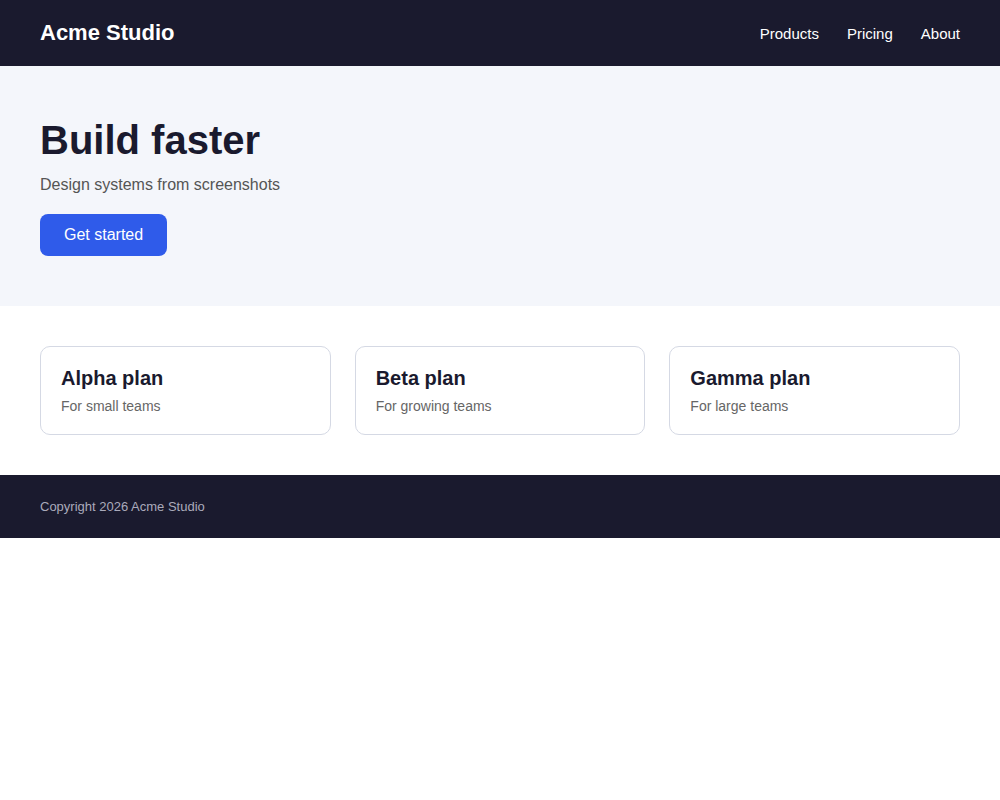
#> input picture tests/fixtures/landing.png, 1000 x 800 px
$ python -i segment.py   (imports and definitions only)
#> lines starting #> are read from the running program, lines starting #| are printed output that depends on the picture; after the words box and inside, x2 and y2 are one past the last pixel; in counts of white or black regions, pixels touching at a corner belong together
"""S1 region segmentation (classical CV): recursive container decomposition on flat-colour interfaces.

Method: at each level, estimate the local background, threshold differing pixels, close horizontally to group
glyphs into words/lines, take connected components, then classify each as a fill container, a framed container,
an image-like region, or a leaf. Containers are decomposed recursively with their own background. Everything
produced here is *measured* geometry; roles and layout are inferred later (S5).
"""
from __future__ import annotations

from dataclasses import dataclass, field
from typing import Any

import cv2
import numpy as np

T_DIFF = 24  # strong difference: ink, borders
T_LOW = 6    # weak difference: large flat regions that only slightly differ from their surroundings
MAX_DEPTH = 7


@dataclass
class Node:
    x: int
    y: int
    w: int
    h: int
    kind: str  # container | group | leaf | image
    fill: tuple[int, int, int]  # background colour *inside* this node (container) or dominant colour (leaf)
    border_w: int = 0
    border_rgb: tuple[int, int, int] | None = None
    radius: float = 0.0
    children: list["Node"] = field(default_factory=list)
    rid: str = ""
    reading: dict[str, Any] | None = None  # reported OCR reading {value, conf}
    notes: dict[str, Any] = field(default_factory=dict)

    @property
    def rect(self) -> tuple[int, int, int, int]:
        return self.x, self.y, self.w, self.h

    # [4 lines left out: function walk, not called in this run]


def _rgb(v: Any) -> tuple[int, int, int]:
    return int(v[0]), int(v[1]), int(v[2])


def dist(a: tuple[int, int, int], b: tuple[int, int, int]) -> int:
    return max(abs(a[0] - b[0]), abs(a[1] - b[1]), abs(a[2] - b[2]))


def dominant(region: np.ndarray) -> tuple[tuple[int, int, int], float]:
    """Most frequent exact colour of ``region`` and its pixel fraction."""
    flat = region.reshape(-1, 3).astype(np.uint32)
    key = (flat[:, 0] << 16) | (flat[:, 1] << 8) | flat[:, 2]
    vals, counts = np.unique(key, return_counts=True)
    i = int(counts.argmax())
    v = int(vals[i])
    return ((v >> 16) & 255, (v >> 8) & 255, v & 255), float(counts[i]) / flat.shape[0]


def colorfulness(region: np.ndarray) -> int:
    q = (region.reshape(-1, 3) >> 4).astype(np.uint32)
    return int(np.unique((q[:, 0] << 8) | (q[:, 1] << 4) | q[:, 2]).size)


# [4 lines left out: function unique_colors, not called in this run]


def _detect_border(region: np.ndarray, fill: tuple[int, int, int]) -> tuple[int, tuple[int, int, int] | None]:
    h, w = region.shape[:2]
    if h < 8 or w < 8:
        return 0, None
    mid_x = slice(w // 4, 3 * w // 4)
    c, frac = dominant(region[0, mid_x].reshape(1, -1, 3))
    if frac < 0.9 or dist(c, fill) <= T_LOW:
        return 0, None
    bottom, _ = dominant(region[h - 1, mid_x].reshape(1, -1, 3))
    left, _ = dominant(region[h // 4 : 3 * h // 4, 0].reshape(1, -1, 3))
    if dist(bottom, c) > 6 or dist(left, c) > 6:
        return 0, None
    b = 1
    while b < min(6, h // 4) and dist(_rgb(np.median(region[b, mid_x], axis=0)), c) <= 6:
        b += 1
    return b, c


def _radius(region: np.ndarray, target: tuple[int, int, int], outside: tuple[int, int, int]) -> float:
    """Corner radius from where the diagonal first leaves the outside colour (circle arc: d = r(1 - 1/sqrt2))."""
    h, w = region.shape[:2]
    limit = min(h, w) // 2
    half = max(T_LOW, dist(target, outside) // 2)
    rs = []
    for (sy, sx, dy, dx) in ((0, 0, 1, 1), (0, w - 1, 1, -1), (h - 1, 0, -1, 1), (h - 1, w - 1, -1, -1)):
        d = 0
        while d < limit and dist(_rgb(region[sy + dy * d, sx + dx * d]), outside) < half:
            d += 1
        rs.append(d / 0.2929 if d else 0.0)
    r = float(np.median(rs))
    return round(min(r, limit), 1) if r >= 1.5 else 0.0


def _classify(rgb: np.ndarray, box: tuple[int, int, int, int], bg: tuple[int, int, int], depth: int) -> Node:
    """Classify a non-flat component as a framed container (same colour as its surroundings), an image, or a leaf."""
    x, y, w, h = box
    reg = rgb[y : y + h, x : x + w]
    fill, frac = dominant(reg)
    if w >= 14 and h >= 14 and w * h >= 144 and depth < MAX_DEPTH and dist(fill, bg) <= T_LOW:
        bw, bc = _detect_border(reg, fill)
        if bw:
            return Node(x, y, w, h, "container", fill, bw, bc, _radius(reg, bc, bg))
    if w >= 32 and h >= 32 and frac < 0.45 and (colorfulness(reg) > 64 or unique_colors(reg) > 150):
        return Node(x, y, w, h, "image", fill)
    return Node(x, y, w, h, "leaf", fill)


def _flat_containers(rgb: np.ndarray, rect: tuple[int, int, int, int], sub: np.ndarray, bg: tuple[int, int, int]) -> list[Node]:
    """Large flat-colour regions that differ from the background are containers (sections, cards, buttons)."""
    x0, y0, _, _ = rect
    key = (sub[..., 0].astype(np.uint32) << 16) | (sub[..., 1].astype(np.uint32) << 8) | sub[..., 2].astype(np.uint32)
    vals, counts = np.unique(key, return_counts=True)
    out: list[Node] = []
    for i in np.argsort(-counts)[:24]:
        if counts[i] < 800:
            break
        v = int(vals[i])
        c = ((v >> 16) & 255, (v >> 8) & 255, v & 255)
        if dist(c, bg) <= T_LOW:
            continue
        n, _, st, _ = cv2.connectedComponentsWithStats((key == v).astype(np.uint8), connectivity=8)
        for j in range(1, n):
            cx, cy, cw, ch, area = (int(q) for q in st[j])
            if area >= 800 and cw >= 14 and ch >= 14 and area / (cw * ch) >= 0.4:
                out.append(_with_border(rgb, Node(x0 + cx, y0 + cy, cw, ch, "container", c), bg))
    return out


def _with_border(rgb: np.ndarray, n: Node, bg: tuple[int, int, int]) -> Node:
    """If a uniform ring of a different colour surrounds the flat region, it is the container's border: grow the box and record it."""
    H, W = rgb.shape[:2]
    if n.x < 1 or n.y < 1 or n.x + n.w >= W or n.y + n.h >= H or n.w < 8 or n.h < 8:
        n.radius = _radius(rgb[n.y : n.y + n.h, n.x : n.x + n.w], n.fill, bg)
        return n
    mx = slice(n.x + n.w // 4, n.x + 3 * n.w // 4)
    c, frac = dominant(rgb[n.y - 1, mx].reshape(1, -1, 3))
    bottom, _ = dominant(rgb[n.y + n.h, mx].reshape(1, -1, 3))
    if frac >= 0.9 and dist(c, n.fill) > T_LOW and dist(c, bg) > T_LOW and dist(bottom, c) <= 6:
        b = 1
        while b < 6 and n.y - 1 - b >= 0 and dist(_rgb(np.median(rgb[n.y - 1 - b, mx], axis=0)), c) <= 6:
            b += 1
        n = Node(n.x - b, n.y - b, n.w + 2 * b, n.h + 2 * b, "container", n.fill, b, c, 0.0)
        n.radius = _radius(rgb[n.y : n.y + n.h, n.x : n.x + n.w], c, bg)
        return n
    n.radius = _radius(rgb[n.y : n.y + n.h, n.x : n.x + n.w], n.fill, bg)
    return n


def _merge_glyphs(boxes: list[tuple[int, int, int, int]]) -> list[tuple[int, int, int, int]]:
    """Group glyph-sized components into words/lines: same-line neighbours within ~0.9 glyph heights, and dots/accents above stems."""
    n = len(boxes)
    parent = list(range(n))

    def find(i: int) -> int:
        while parent[i] != i:
            parent[i] = parent[parent[i]]
            i = parent[i]
        return i

    order = sorted(range(n), key=lambda i: boxes[i][0])
    for ai, i in enumerate(order):
        ax, ay, aw, ah = boxes[i]
        for j in order[ai + 1 :]:
            bx, by, bw, bh = boxes[j]
            hmax = max(ah, bh)
            if bx - (ax + aw) > 0.9 * hmax + 3 and bx > ax + aw:
                break  # sorted by x: later boxes are farther away
            gx = max(0, max(ax, bx) - min(ax + aw, bx + bw))
            gy = max(0, max(ay, by) - min(ay + ah, by + bh))
            yo = max(0, min(ay + ah, by + bh) - max(ay, by)) / max(1, min(ah, bh))
            xo = max(0, min(ax + aw, bx + bw) - max(ax, bx)) / max(1, min(aw, bw))
            if (yo >= 0.5 and gx <= 0.9 * hmax + 2) or (xo >= 0.2 and gy <= 0.5 * hmax + 1):
                parent[find(i)] = find(j)
    groups: dict[int, list[int]] = {}
    for i in range(n):
        groups.setdefault(find(i), []).append(i)
    out = []
    for g in groups.values():
        x0 = min(boxes[i][0] for i in g); y0 = min(boxes[i][1] for i in g)
        x1 = max(boxes[i][0] + boxes[i][2] for i in g); y1 = max(boxes[i][1] + boxes[i][3] for i in g)
        out.append((x0, y0, x1 - x0, y1 - y0))
    return out


def _segment_rect(rgb: np.ndarray, rect: tuple[int, int, int, int], bg: tuple[int, int, int], depth: int, corner_r: float = 0.0) -> list[Node]:
    x0, y0, w0, h0 = rect
    if w0 < 3 or h0 < 3:
        return []
    sub = rgb[y0 : y0 + h0, x0 : x0 + w0].copy()
    if corner_r > 0:  # rounded parent: its outside-corner pixels must not become fake children
        k = min(int(corner_r) + 3, h0 // 2, w0 // 2)
        sub[:k, :k] = bg; sub[:k, -k:] = bg; sub[-k:, :k] = bg; sub[-k:, -k:] = bg
    comps: list[Node] = _flat_containers(rgb, rect, sub, bg) if depth < MAX_DEPTH else []
    diff = np.abs(sub.astype(np.int16) - np.array(bg, dtype=np.int16)).max(axis=2)
    # framed containers: strong-difference components whose surroundings share the background colour
    strong = (diff > T_LOW).astype(np.uint8)  # weak threshold: anti-aliased rounded frames must stay connected
    for c in comps:
        strong[c.y - y0 : c.y - y0 + c.h, c.x - x0 : c.x - x0 + c.w] = 0
    n, _, st, _ = cv2.connectedComponentsWithStats(strong, connectivity=8)
    frames: list[Node] = []
    for i in range(1, n):
        cx, cy, cw, ch, area = (int(v) for v in st[i])
        if cw >= 14 and ch >= 14 and area >= 40:
            nd = _classify(rgb, (x0 + cx, y0 + cy, cw, ch), bg, depth)
            if nd.kind == "container":
                frames.append(nd)
    comps += frames
    # glyph-like leaves and images from what is left
    weak = (diff > T_LOW).astype(np.uint8)
    for c in comps:
        weak[c.y - y0 : c.y - y0 + c.h, c.x - x0 : c.x - x0 + c.w] = 0
    n, _, st, _ = cv2.connectedComponentsWithStats(weak, connectivity=8)
    glyphs: list[tuple[int, int, int, int]] = []
    for i in range(1, n):
        cx, cy, cw, ch, area = (int(v) for v in st[i])
        if area < 3:
            continue
        nd = _classify(rgb, (x0 + cx, y0 + cy, cw, ch), bg, depth)
        if nd.kind == "image":
            comps.append(nd)
        else:
            glyphs.append((x0 + cx, y0 + cy, cw, ch))
    for bx, by, bw, bh in _merge_glyphs(glyphs):
        comps.append(Node(bx, by, bw, bh, "leaf", bg))
    containers = [c for c in comps if c.kind == "container"]
    keep: list[Node] = []
    for c in sorted(comps, key=lambda c: -c.w * c.h):
        inside = any(o is not c and o.x <= c.x and o.y <= c.y and o.x + o.w >= c.x + c.w and o.y + o.h >= c.y + c.h and o.w * o.h > c.w * c.h for o in containers)
        if not inside:
            keep.append(c)
    for c in keep:
        if c.kind == "container":
            ins = c.border_w
            c.children = _segment_rect(rgb, (c.x + ins, c.y + ins, c.w - 2 * ins, c.h - 2 * ins), c.fill, depth + 1, c.radius)
            if not c.children and c.border_w == 0 and c.w * c.h < 24 * 24:
                c.kind = "leaf"
    keep.sort(key=lambda c: (c.y, c.x))
    return keep


def _yrange_overlap(a: Node, b_y0: int, b_y1: int) -> float:
    return max(0, min(a.y + a.h, b_y1) - max(a.y, b_y0)) / max(1, min(a.h, b_y1 - b_y0))


def _group_children(n: Node) -> None:
    """Gestalt grouping of invisible wrappers: rows of siblings and proximity clusters become ``group`` nodes (measured union boxes)."""
    for c in n.children:
        if c.kind in ("container", "group"):
            _group_children(c)
    kids = sorted(n.children, key=lambda c: (c.y, c.x))
    if len(kids) < 2:
        return
    bands: list[list[Node]] = []
    for k in kids:
        for b in bands:
            if _yrange_overlap(k, min(m.y for m in b), max(m.y + m.h for m in b)) >= 0.4:
                b.append(k)
                break
        else:
            bands.append([k])
    out: list[Node] = []
    for b in bands:
        if len(b) == 1:
            out.append(b[0])
            continue
        b.sort(key=lambda c: c.x)
        gaps = [b[i + 1].x - (b[i].x + b[i].w) for i in range(len(b) - 1)]
        clusters: list[list[Node]] = [[b[0]]]
        if len(b) >= 3:
            med = max(float(np.median(gaps)), 1.0)
            for g, k in zip(gaps, b[1:]):
                (clusters.append([k]) if g > max(2.5 * med, 12) else clusters[-1].append(k))
        else:
            clusters = [[k] for k in b] if False else [b]
        members: list[Node] = []
        for cl in clusters:
            if len(cl) == 1:
                members.append(cl[0])
            else:
                x0 = min(m.x for m in cl); y0 = min(m.y for m in cl)
                x1 = max(m.x + m.w for m in cl); y1 = max(m.y + m.h for m in cl)
                members.append(Node(x0, y0, x1 - x0, y1 - y0, "group", n.fill, children=cl))
        # a band that is the only content of the container needs no wrapper; otherwise a single multi-child cluster becomes one group
        if len(clusters) == 1 and len(bands) == 1 and len(b) == len(kids):
            out.extend(cl for cl in b)
        else:
            out.extend(members)
    n.children = sorted(out, key=lambda c: (c.y, c.x))


def segment_image(rgb: np.ndarray) -> Node:
    """Return the region tree; the root is the whole image with its dominant border colour as background."""
    h, w = rgb.shape[:2]
    ring = np.concatenate([rgb[0], rgb[-1], rgb[:, 0], rgb[:, -1]]).reshape(1, -1, 3)
    bg, _ = dominant(ring)
    root = Node(0, 0, w, h, "container", bg)
    root.children = _segment_rect(rgb, (0, 0, w, h), bg, 0)
    _group_children(root)
    return root

>>> import cv2
>>> picture = cv2.imread('../../../tests/fixtures/landing.png')
#> picture is the input picture: shape (800, 1000, 3); mean B, G, R 218.8, 213.2, 212.3
>>> result = segment_image(picture)
#> in dominant, `key = (flat[:, 0] << 16) | (flat[:, 1] << 8) | flat[:, 2]`: key = 3600 values, max 16777215 at index 1000, min 3021338 at index 0, mean 11935039
#> in dominant, `vals, counts = np.unique(key, return_counts=True)`: vals = [3021338, 16512756, 16777215]; counts = [1258, 480, 1862]
#> in dominant, `i = int(counts.argmax())`: i = 2
#> in dominant, `v = int(vals[i])`: v = 16777215
#> in segment_image, `bg, _ = dominant(ring)`: bg = (255, 255, 255)
#> in _flat_containers, `key = (sub[..., 0].astype(np.uint32) << 16) | (sub[..., 1].astype(np.u..`:
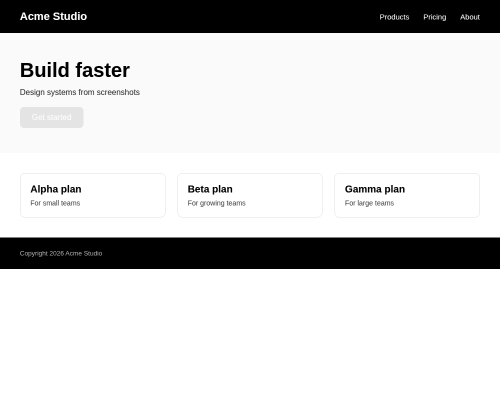
#> key: shape (800, 1000) uint32 (shown at 1/2 size); min 3021338, max 16777215, mean 14394354.9; drawn with min black and max white
#> in _flat_containers, `vals, counts = np.unique(key, return_counts=True)`: vals = 3288 values from 3021338 to 16777215; counts = 3288 values, max 423792 at index 3287, min 1 at index 32, mean 243.3
#> the loop in _flat_containers, `for i in np.argsort(-counts)[:24]:` made 6 passes
#> after the loop in _flat_containers, `for i in np.argsort(-counts)[:24]:`: out = 4 items
#> in _segment_rect, `strong = (diff > T_LOW).astype(np.uint8)`:
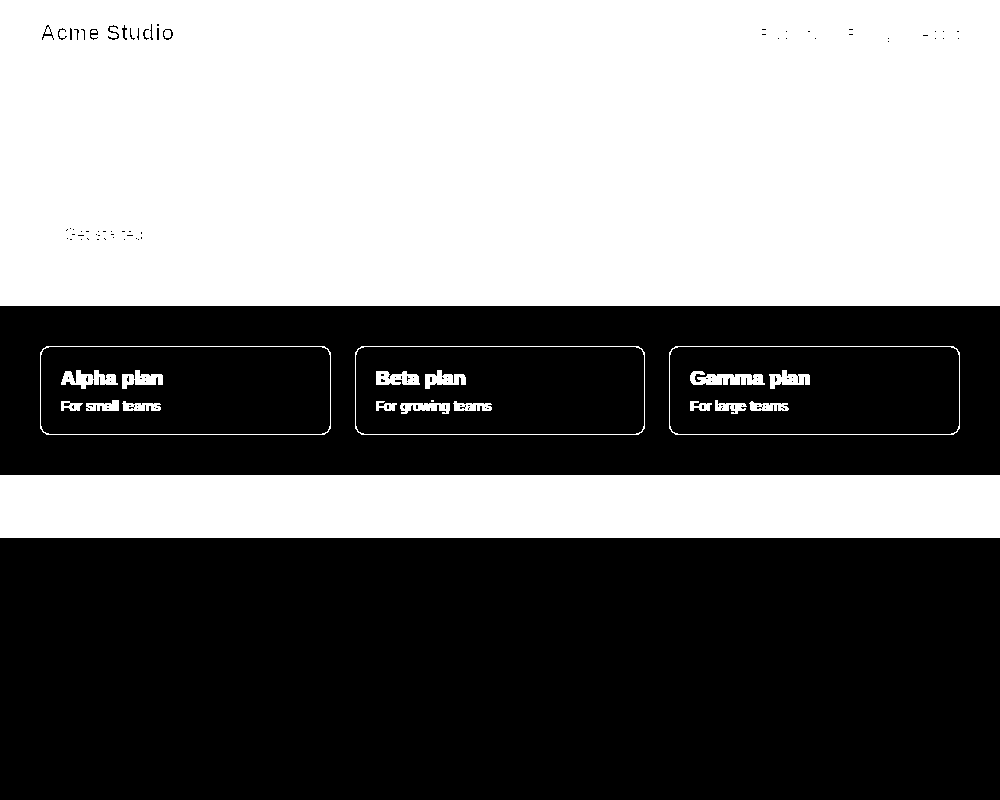
#> strong: shape (800, 1000); values 0 (black) and 1 (white), 47% white; 21 white regions (1 under 20 px), largest, box (x1, y1, x2, y2) and area: (0, 0, 1000, 306) 305504, (0, 475, 1000, 538) 63000, (40, 346, 331, 435) 772
#> the loop in _segment_rect, `for c in comps:` made 4 passes
#> after the loop in _segment_rect, `for c in comps:`:
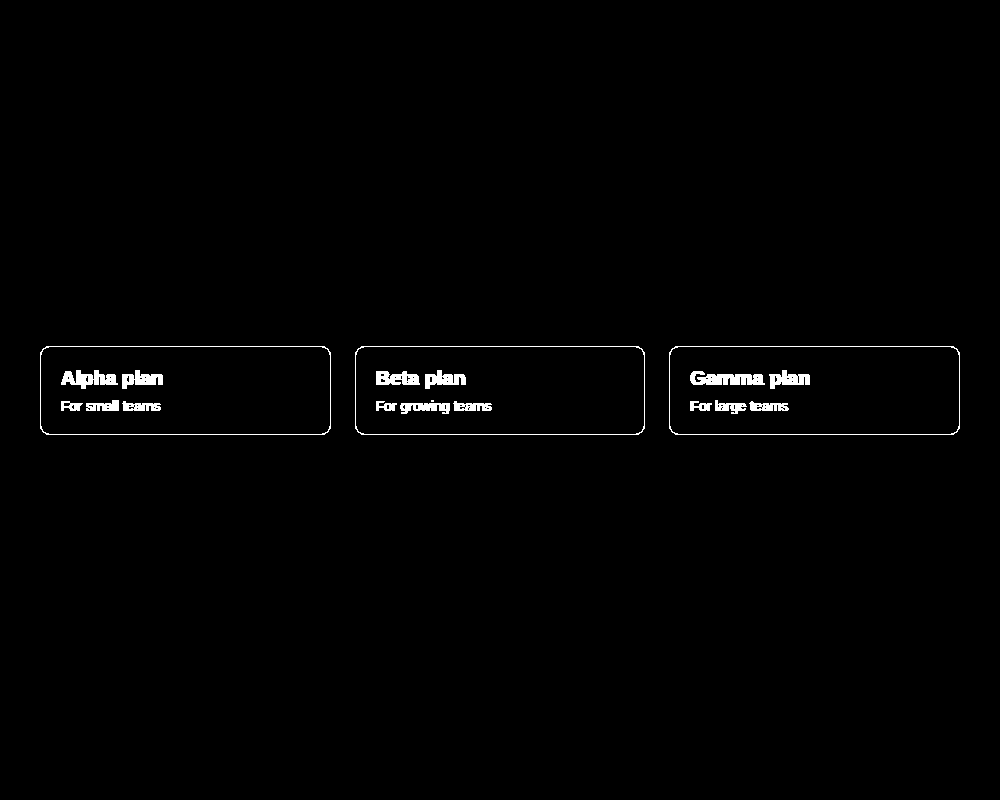
#> strong: shape (800, 1000); values 0 (black) and 1 (white), 0.94% white; 19 white regions (1 under 20 px), largest, box (x1, y1, x2, y2) and area: (40, 346, 331, 435) 772, (669, 346, 960, 435) 772, (355, 346, 645, 435) 770
#> in _segment_rect, `n, _, st, _ = cv2.connectedComponentsWithStats(strong, connectivity=8)`: n = 20; st = 20 rows, first 6: [0, 0, 1000, 800, 792496], [40, 346, 291, 89, 772], [355, 346, 290, 89, 770], [669, 346, 291, 89, 772], [61, 370, 57, 19, 597], [122, 370, 41, 19, 445]
#> the loop in _segment_rect, `for i in range(1, n):` made 19 passes
#> (cx, cy, cw, ch, area) on passes 1, 2, 3, 5, 6, 7, 8, 9: (40, 346, 291, 89, 772), (355, 346, 290, 89, 770), (669, 346, 291, 89, 772), (122, 370, 41, 19, 445), (376, 371, 44, 14, 463), (425, 370, 41, 19, 437), (690, 371, 75, 14, 728), (769, 370, 41, 19, 440)
#> pass 1, in _classify, `reg = rgb[y : y + h, x : x + w]`:
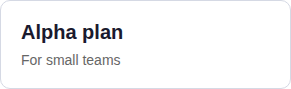
#> reg: shape (89, 291, 3); mean B, G, R 247.3, 246.5, 246.4
#> after the loop in _segment_rect, `for i in range(1, n):`: frames = 3 items
#> in _segment_rect, `comps += frames`: comps = 7 items
#> the loop in _segment_rect, `for c in comps:` made 7 passes
#> in _segment_rect, `n, _, st, _ = cv2.connectedComponentsWithStats(weak, connectivity=8)`: n = 1; st = [[0, 0, 1000, 800, 800000]]
#> after the loop in _segment_rect, `for i in range(1, n):`: glyphs = []
#> in _merge_glyphs, `n = len(boxes)`: n = 0
#> in _segment_rect, `containers = [c for c in comps if c.kind == "container"]`: containers = 7 items
#> the loop in _segment_rect, `for c in sorted(comps, key=lambda c: -c.w * c.h):` made 7 passes
#> inside on passes 1 to 7: False, False, False, False, False, False, True
#> after the loop in _segment_rect, `for c in sorted(comps, key=lambda c: -c.w * c.h):`: keep = 6 items
#> the loop in _segment_rect, `for c in keep:` made 6 passes
#> ins on pass 1: 0
#> pass 1, in _segment_rect (call 2), `sub = rgb[y0 : y0 + h0, x0 : x0 + w0].copy()`:
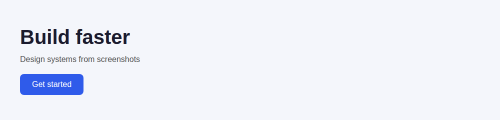
#> sub: shape (240, 1000, 3) (shown at 1/2 size); mean B, G, R 247.8, 239.8, 236.9
#> pass 1, in _flat_containers (call 2), `key = (sub[..., 0].astype(np.uint32) << 16) | (sub[..., 1].astype(np.u..`:
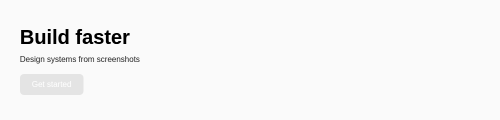
#> key: shape (240, 1000) uint32 (shown at 1/2 size); min 3021338, max 16777215, mean 16298594.5; drawn with min black and max white
#> pass 1, in _segment_rect (call 2), `strong = (diff > T_LOW).astype(np.uint8)`:
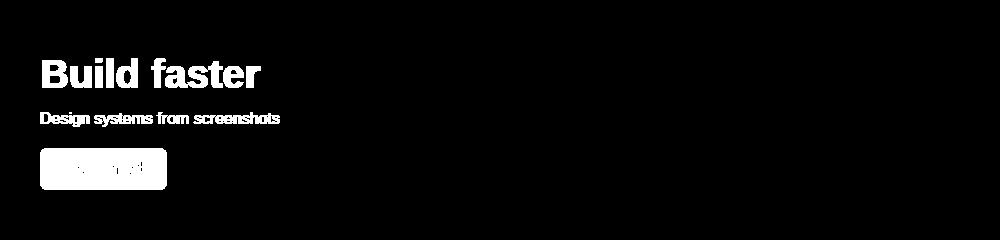
#> strong: shape (240, 1000); values 0 (black) and 1 (white), 4.4% white; 16 white regions (1 under 20 px), largest, box (x1, y1, x2, y2) and area: (40, 148, 167, 190) 5280, (165, 61, 223, 88) 939, (193, 112, 280, 124) 640
#> the loop in _group_children, `for c in n.children:` made 6 passes
#> the loop in _group_children, `for k in kids:` made 6 passes
#> the loop in _group_children, `for b in bands:` made 4 passes
